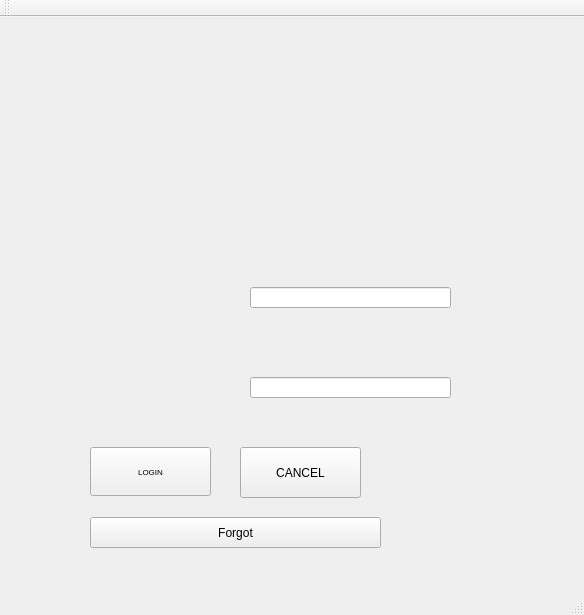
<?xml version="1.0" encoding="UTF-8"?>
<ui version="4.0">
 <class>MainWindow</class>
 <widget class="QMainWindow" name="MainWindow">
  <property name="geometry">
   <rect>
    <x>0</x>
    <y>0</y>
    <width>584</width>
    <height>615</height>
   </rect>
  </property>
  <property name="sizeIncrement">
   <size>
    <width>1</width>
    <height>6</height>
   </size>
  </property>
  <property name="mouseTracking">
   <bool>false</bool>
  </property>
  <property name="windowTitle">
   <string>UNIVERSTY MANAGEMENT</string>
  </property>
  <property name="windowIcon">
   <iconset theme="blue">
    <normaloff>.</normaloff>.</iconset>
  </property>
  <property name="autoFillBackground">
   <bool>false</bool>
  </property>
  <property name="iconSize">
   <size>
    <width>121</width>
    <height>51</height>
   </size>
  </property>
  <widget class="QWidget" name="centralWidget">
   <widget class="QPushButton" name="pushButton_2">
    <property name="geometry">
     <rect>
      <x>240</x>
      <y>430</y>
      <width>121</width>
      <height>51</height>
     </rect>
    </property>
    <property name="text">
     <string>CANCEL</string>
    </property>
   </widget>
   <widget class="QLabel" name="label_2">
    <property name="geometry">
     <rect>
      <x>-60</x>
      <y>10</y>
      <width>64</width>
      <height>59</height>
     </rect>
    </property>
    <property name="text">
     <string>password :</string>
    </property>
   </widget>
   <widget class="QPushButton" name="pushButton">
    <property name="geometry">
     <rect>
      <x>90</x>
      <y>430</y>
      <width>121</width>
      <height>49</height>
     </rect>
    </property>
    <property name="font">
     <font>
      <pointsize>6</pointsize>
     </font>
    </property>
    <property name="text">
     <string>LOGIN</string>
    </property>
    <property name="iconSize">
     <size>
      <width>20</width>
      <height>20</height>
     </size>
    </property>
    <property name="checkable">
     <bool>false</bool>
    </property>
   </widget>
   <widget class="QLineEdit" name="user">
    <property name="geometry">
     <rect>
      <x>250</x>
      <y>270</y>
      <width>201</width>
      <height>21</height>
     </rect>
    </property>
   </widget>
   <widget class="QPushButton" name="pushButton_3">
    <property name="geometry">
     <rect>
      <x>90</x>
      <y>500</y>
      <width>291</width>
      <height>31</height>
     </rect>
    </property>
    <property name="text">
     <string>Forgot</string>
    </property>
   </widget>
   <widget class="QLineEdit" name="pass">
    <property name="geometry">
     <rect>
      <x>250</x>
      <y>360</y>
      <width>201</width>
      <height>21</height>
     </rect>
    </property>
    <property name="text">
     <string/>
    </property>
    <property name="echoMode">
     <enum>QLineEdit::Password</enum>
    </property>
   </widget>
  </widget>
  <widget class="QMenuBar" name="menuBar">
   <property name="geometry">
    <rect>
     <x>0</x>
     <y>0</y>
     <width>584</width>
     <height>26</height>
    </rect>
   </property>
  </widget>
  <widget class="QToolBar" name="mainToolBar">
   <attribute name="toolBarArea">
    <enum>TopToolBarArea</enum>
   </attribute>
   <attribute name="toolBarBreak">
    <bool>false</bool>
   </attribute>
  </widget>
  <widget class="QStatusBar" name="statusBar"/>
 </widget>
 <layoutdefault spacing="6" margin="11"/>
 <resources/>
 <connections>
  <connection>
   <sender>pushButton_2</sender>
   <signal>clicked()</signal>
   <receiver>MainWindow</receiver>
   <slot>close()</slot>
   <hints>
    <hint type="sourcelabel">
     <x>259</x>
     <y>301</y>
    </hint>
    <hint type="destinationlabel">
     <x>247</x>
     <y>618</y>
    </hint>
   </hints>
  </connection>
 </connections>
</ui>
